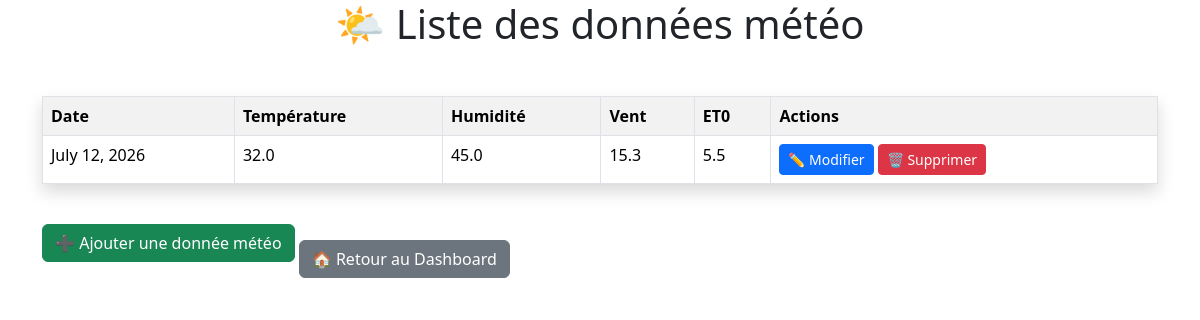
/meteos/, run on the app's committed database.
### irrigation/models.py (models this page shows, shortened)
class Meteo(models.Model):
    date = models.DateField()
    temperature = models.FloatField()
    humidite = models.FloatField()
    vent = models.FloatField()
    rayonnement = models.FloatField()
    precipitation = models.FloatField()
    eto = models.FloatField()

### irrigation/views.py (the view)
# urls.py: path('meteos/', views.meteos, name='meteos'),
def meteos(request):
    liste_meteos = Meteo.objects.all()
    return render(
        request,
        'irrigation/meteos.html',
        {'meteos': liste_meteos}
    )

### irrigation/templates/irrigation/meteos.html
<h1 class="text-center mb-4">🌤️ Liste des données météo</h1>
<div class="container mt-5">
<link href="https://cdn.jsdelivr.net/npm/bootstrap@5.3.7/dist/css/bootstrap.min.css" rel="stylesheet">
<table class="table table-striped table-bordered table-hover shadow">
    <tr>
        <th>Date</th>
        <th>Température</th>
        <th>Humidité</th>
        <th>Vent</th>
        <th>ET0</th>
        <th>Actions</th>
    </tr>
    {% for meteo in meteos %}
    <tr>
        <td>{{ meteo.date }}</td>
        <td>{{ meteo.temperature }}</td>
        <td>{{ meteo.humidite }}</td>
        <td>{{ meteo.vent }}</td>
        <td>{{ meteo.eto }}</td>
        <td>
            <a href="/modifier-meteo/{{ meteo.id }}/"
   class="btn btn-primary btn-sm">
    ✏️ Modifier
</a>
<a href="/supprimer-meteo/{{ meteo.id }}/"
   class="btn btn-danger btn-sm"
   onclick="return confirm('Voulez-vous vraiment supprimer ce meteo ?')">
    🗑️ Supprimer
</a>
        </td>
    </tr>
    {% endfor %}
</table>
<br>
<a href="/ajouter-meteo/" class="btn btn-success mb-3">
    ➕ Ajouter une donnée météo
</a>
<a href="/" class="btn btn-secondary mt-3">
    🏠 Retour au Dashboard
</a>
</div>

### data on the page
Meteo: date "July 12, 2026", temperature "32.0", humidite "45.0", vent "15.3", eto "5.5"
